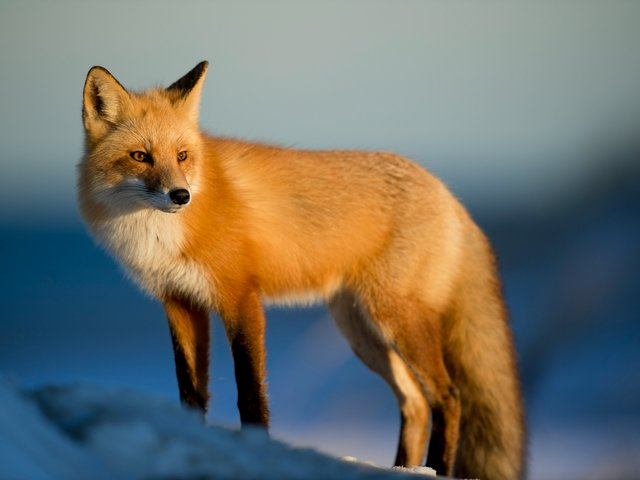
#> input picture linux/apps/pictures/picture-fox.jpg, 640 x 480 px
$ python share_reference.py ../linux/apps/pictures/picture-fox.jpg
#> lines starting #> are read from the running program, lines starting #| are printed output that depends on the picture; after the words box and inside, x2 and y2 are one past the last pixel; in counts of white or black regions, pixels touching at a corner belong together
"""The display stream players send each other (docs/share.md), as a model in numpy.

  python tools/share_reference.py PICTURE.png [--out FOLDER]
  python tools/share_reference.py PICTURE.png --atlas ATLAS.bin [--cells MIP3.raw]   # against Unity's encoder
  python tools/share_reference.py PICTURE.png --store STORE.bin --decoded SHOWN.png  # and its decoder

Codes a picture the way ShareEncode.shader does and draws the bytes the way
ShareDecode.shader does. Prints what each step costs and how close the picture is after
it; --out writes those pictures.

The unit is a cell of 8x8 pixels, and no cell needs another: what moves beside a cell
never touches it. A 32x32 quarter (16 cells) is what a record is about, with a bit a cell
saying which of its cells the record holds.
  coarse    of a quarter: two colours of the palette (the nearest to the means of its cells
            darker and lighter than their mean) and a bit a cell saying which. 4 bytes.
            What a picture that keeps moving is seen as
  palette   256 colours (5:6:5) fitted to the cells that are moving, a step of k-means a
            capture; an entry travels when it changes
  sharp     of a cell that has stopped changing: an 8x8 DCT of Y (less grey) and the means
            of Cb and Cr, at most 64 bytes: its length, a bit saying Y has more than a
            mean, the three means, then Y's block
  bitmap    of a quarter of one or two colours, instead of all of that. When it is that
            only with colours told apart at 4 bits a channel, its shape is exact and its
            colours are not, and its cells follow sharp when there is room:
              F   one colour (5:6:5)
              T   two colours, a bit a 4x4 cell saying "mixed", a bit saying which colour
                  an unmixed cell is, then 16 bits a mixed cell
              B   two bits an 8x8 block: one colour (2 bytes), two and 64 bits (12), or four
                  4x4 cells of two colours and 16 bits each (24): only when that is exact
A DCT block: its length, a bit a group of 8 coefficients (zigzag order) that has any, a byte
of bits for each such group, a byte a coefficient that is not 0.
"""
import argparse
import os

import numpy as np
from PIL import Image

QCOLS, QROWS = 40, 24          # quarters in the atlas' numbering
QUARTERS = QCOLS * QROWS
ROW = 1024                     # bytes of a row: a quarter's row, and from row 960 its cells' row
AT_COARSE, AT_EXACT = 8, 16    # in a quarter's row
SLOT = 64                      # bytes of a cell in the cells' row
CODE_F, CODE_T, CODE_B = 3, 4, 5
NAMES = {CODE_F: 'one colour', CODE_T: 'two colours', CODE_B: 'blocks', 0: 'cells'}
ROUGH = 128                    # in the encoder's kind byte: colours told apart at 4 bits a channel
PALETTE = 256
PALETTE_ROW, STORE_PALETTE_ROW = 1927, 1920   # the palette's row in the atlas and in the store
MOVE, SEED_AT = 4, 16          # levels: an entry moves to its cells' mean when that is further
#                                than MOVE; one without cells takes a cell further than SEED_AT from its entry
KEEP_Y, KEEP_C = 50, 1         # coefficients (zigzag order) a cell's blocks may have

Q_LUMA = np.full((8, 8), 24)   # one step for every coefficient: fine detail is what is wanted
Q_CHROMA = np.array([17, 18, 24, 47, 99, 99, 99, 99, 18, 21, 26, 66, 99, 99, 99, 99, 24, 26, 56, 99, 99, 99, 99, 99,
                     47, 66, 99, 99, 99, 99, 99, 99] + [99] * 32).reshape(8, 8)


def zigzag():
    order = []
    for s in range(15):
        for v in (range(s + 1) if s % 2 else range(s, -1, -1)):
            if s - v < 8 and v < 8:
                order.append((v, s - v))
    return order


ZIGZAG = zigzag()              # (v, u): row, column
BASIS = np.array([[np.cos((2 * x + 1) * u * np.pi / 16) for x in range(8)] for u in range(8)])
ALPHA = np.array([np.sqrt(0.5)] + [1.0] * 7)
WEIGHT = np.outer([1, 2, 2, 2, 2, 2, 2, 2], [1, 2, 2, 2, 2, 2, 2, 2])


def steps(chroma):
    """Quantiser steps [v, u] in the transform's own units (a mean is 1 a level)."""
    s = (Q_CHROMA if chroma else Q_LUMA) / (16 * np.outer(ALPHA, ALPHA))
    s[0, 0] = 1
    return s


def mips(picture, count=3):
    """The capture and its mipmaps, each rounded to bytes as a render target stores them."""
    out = [picture.astype(np.float64)]
    for _ in range(count):
        p = out[-1]
        p = (p[0::2, 0::2] + p[1::2, 0::2] + p[0::2, 1::2] + p[1::2, 1::2]) / 4
        out.append(np.floor(p + 0.5))
    return out


def ycc(rgb):
    r, g, b = rgb[..., 0], rgb[..., 1], rgb[..., 2]
    y = 0.299 * r + 0.587 * g + 0.114 * b
    return np.stack([y, 128 + 0.564 * (b - y), 128 + 0.713 * (r - y)], axis=-1)


def rgb_of(y, cb, cr):
    r = y + 1.402 * (cr - 128)
    b = y + 1.772 * (cb - 128)
    g = (y - 0.299 * r - 0.114 * b) / 0.587
    return np.clip(np.stack([r, g, b], axis=-1), 0, 255)


def stored(plane):
    """As a render target of bytes keeps it."""
    return np.clip(np.floor(plane + 0.5), 0, 255)


# [19 lines left out: function enlarge, not called in this run]


def quantise(plane, chroma, keep):
    """[H/8, W/8, 64] integers in zigzag order, -127..127; none beyond the first `keep`."""
    h, w = plane.shape
    b = plane.reshape(h // 8, 8, w // 8, 8).transpose(0, 2, 1, 3)
    c = np.einsum('vy,ijyx,ux->ijvu', BASIS, b, BASIS) / 64
    q = np.clip(np.floor(c / steps(chroma) + 0.5), -127, 127)
    out = np.stack([q[..., v, u] for v, u in ZIGZAG], axis=-1).astype(np.int32)
    out[..., keep:] = 0
    return out


def restore(q, chroma):
    """The plane [H, W] those integers stand for."""
    c = np.zeros(q.shape[:2] + (8, 8))
    s = steps(chroma) * WEIGHT
    for k, (v, u) in enumerate(ZIGZAG):
        c[..., v, u] = q[..., k] * s[v, u]
    by, bx = q.shape[:2]
    return np.einsum('vy,ijvu,ux->ijyx', BASIS, c, BASIS).transpose(0, 2, 1, 3).reshape(by * 8, bx * 8)


def block_bytes(q):
    """A block's bytes from its 64 integers; nothing when they are all 0."""
    groups, maps, values = 0, [], []
    for g in range(8):
        bits = 0
        for j in range(8):
            if q[g * 8 + j]:
                bits |= 1 << j
                values.append(int(q[g * 8 + j]) & 255)
        if bits:
            groups |= 1 << g
            maps.append(bits)
    return bytes([2 + len(maps) + len(values), groups] + maps + values) if values else b''


# [12 lines left out: function scale_bytes, not called in this run]


def scale_blocks(data, count):
    """The integers [count, 64] a scale's bytes hold."""
    out = np.zeros((count, 64), np.int32)
    at = (count + 7) // 8
    for i in range(count):
        if not data[i // 8] >> i % 8 & 1:
            continue
        groups, maps = data[at + 1], at + 2
        values = maps + bin(groups).count('1')
        for g in range(8):
            if groups >> g & 1:
                for j in range(8):
                    if data[maps] >> j & 1:
                        out[i, g * 8 + j] = data[values] - 256 if data[values] > 127 else data[values]
                        values += 1
                maps += 1
        at += data[at]
    return out


def pack444(rgb):
    """As pack565, of the colour's nearest at 4 bits a channel: colours that close count as one."""
    r, g, b = (np.floor(rgb[..., i] / 255 * 15 + 0.5).astype(np.int32) for i in range(3))
    return (r << 1 | r >> 3) << 11 | (g << 2 | g >> 2) << 5 | (b << 1 | b >> 3)


def pack565(rgb):
    r = np.floor(rgb[..., 0] / 255 * 31 + 0.5).astype(np.int32)
    g = np.floor(rgb[..., 1] / 255 * 63 + 0.5).astype(np.int32)
    b = np.floor(rgb[..., 2] / 255 * 31 + 0.5).astype(np.int32)
    return r << 11 | g << 5 | b


def unpack565(v):
    v = np.asarray(v)
    return np.stack([(v >> 11) / 31 * 255, ((v >> 5) & 63) / 63 * 255, (v & 31) / 31 * 255], axis=-1)


def le16(v):
    return bytes([int(v) & 255, int(v) >> 8 & 255])


def bits(which):
    return sum(1 << i for i, b in enumerate(which) if b)


def two_exact(packed):
    """5:6:5 values of no more than two colours: (lowest, highest, which are the highest)."""
    low, high = int(packed.min()), int(packed.max())
    if ((packed == low) | (packed == high)).all():
        return low, high, packed == high
    return None


def exact_bytes(px, coarsely=False):
    """(code, bytes) of a 32x32 quarter that can be sent as a bitmap, else None. coarsely:
    with its colours told apart at 4 bits a channel only."""
    packed = (pack444 if coarsely else pack565)(px)
    whole = two_exact(packed.reshape(1024))
    if whole and whole[0] == whole[1]:
        return CODE_F, le16(whole[0]) + b'\0\0'
    if whole:
        which = whole[2].reshape(32, 32)
        mixed, value, masks = 0, 0, b''
        for i in range(64):
            cell = which[i // 8 * 4:i // 8 * 4 + 4, i % 8 * 4:i % 8 * 4 + 4].reshape(16)
            if cell.all():
                value |= 1 << i
            elif cell.any():
                mixed |= 1 << i
                masks += le16(bits(cell))
        data = le16(whole[0]) + le16(whole[1]) + mixed.to_bytes(8, 'little') + value.to_bytes(8, 'little') + masks
        return CODE_T, data + b'\0' * (-len(data) % 4)
    kinds, body = 0, b''
    for i in range(16):
        block = packed[i // 4 * 8:i // 4 * 8 + 8, i % 4 * 8:i % 4 * 8 + 8]
        t = two_exact(block.reshape(64))
        if t and t[0] == t[1]:
            body += le16(t[0])
        elif t:
            kinds |= 1 << 2 * i
            body += le16(t[0]) + le16(t[1]) + bits(t[2]).to_bytes(8, 'little')
        else:
            kinds |= 2 << 2 * i
            for c in range(4):
                t = two_exact(block[c // 2 * 4:c // 2 * 4 + 4, c % 2 * 4:c % 2 * 4 + 4].reshape(16))
                if not t:
                    return None
                body += le16(t[0]) + le16(t[1]) + le16(bits(t[2]))
    data = kinds.to_bytes(4, 'little') + body
    return CODE_B, data + b'\0' * (-len(data) % 4)


def colours(data, at):
    return unpack565(data[at] | data[at + 1] << 8), unpack565(data[at + 2] | data[at + 3] << 8)


def mask_picture(data, at, n, c0, c1):
    which = np.array([[data[at + (y * n + x) // 8] >> (y * n + x) % 8 & 1 for x in range(n)] for y in range(n)], bool)
    return np.where(which[..., None], c1, c0)


def exact_picture(code, data):
    """The 32x32 pixels an exact quarter's bytes stand for."""
    if code == CODE_F:
        return np.tile(unpack565(data[0] | data[1] << 8), (32, 32, 1))
    out = np.zeros((32, 32, 3))
    if code == CODE_T:
        c0, c1 = colours(data, 0)
        at = 20
        for i in range(64):
            y, x = i // 8 * 4, i % 8 * 4
            if data[4 + i // 8] >> i % 8 & 1:
                out[y:y + 4, x:x + 4] = mask_picture(data, at, 4, c0, c1)
                at += 2
            else:
                out[y:y + 4, x:x + 4] = c1 if data[12 + i // 8] >> i % 8 & 1 else c0
        return out
    at = 4
    for i in range(16):
        y, x = i // 4 * 8, i % 4 * 8
        kind = data[i // 4] >> 2 * (i % 4) & 3
        if kind == 0:
            out[y:y + 8, x:x + 8] = unpack565(data[at] | data[at + 1] << 8)
            at += 2
        elif kind == 1:
            out[y:y + 8, x:x + 8] = mask_picture(data, at + 4, 8, *colours(data, at))
            at += 12
        else:
            for c in range(4):
                cy, cx = y + c // 2 * 4, x + c % 2 * 4
                out[cy:cy + 4, cx:cx + 4] = mask_picture(data, at + 4, 4, *colours(data, at))
                at += 6
    return out


def nearest(colours, shades):
    """The palette entry nearest each colour (the lowest of equals), and how far it is in the
    channel where it is furthest."""
    d = ((colours[..., None, :] - shades) ** 2).sum(axis=-1)
    which = d.argmin(axis=-1)
    return which, np.abs(colours - shades[which]).max(axis=-1)


def palette_step(palette, cells, counts, seed):
    """One capture's step of the palette (5:6:5 values) towards the cells that count: each
    entry goes to the mean of the cells nearest it, when that is further than MOVE; one
    with no cells takes the colour of a cell picked by a hash, if that cell is further than
    SEED_AT from its entry. Still pictures leave it alone."""
    shades = unpack565(palette)
    which, far = nearest(cells, shades)
    out = palette.copy()
    flat, count = cells.reshape(-1, 3), cells.shape[0] * cells.shape[1]
    for i in range(PALETTE):
        mine = counts & (which == i)
        if mine.any():
            new = pack565(cells[mine].mean(axis=0))
            if np.abs(unpack565(new) - shades[i]).max() > MOVE:
                out[i] = new
            continue
        h = (i * 2654435761 ^ seed * 40503) & 0xffffffff
        h ^= h >> 15
        h = h * 2246822519 & 0xffffffff
        h ^= h >> 13
        at = h % count
        if counts.reshape(-1)[at] and far.reshape(-1)[at] > SEED_AT:
            out[i] = pack565(flat[at])
    return out


def fitted(cells, steps=16):
    palette = np.zeros(PALETTE, np.int64)
    for seed in range(steps):
        palette = palette_step(palette, cells, np.ones(cells.shape[:2], bool), seed)
    return palette


# [4 lines left out: function palette_at, not called in this run]


def coarse_bytes(cells, shades):
    """A quarter's coarse bytes from its 16 cells' colours: the palette's nearest to the
    means of the darker and of the lighter, and a bit a cell."""
    luma = ycc(cells)[..., 0].reshape(16)
    lighter = luma > luma.mean() + 0.0255
    flat = cells.reshape(16, 3)
    low = flat[~lighter].mean(axis=0)
    high = flat[lighter].mean(axis=0) if lighter.any() else low
    which, _ = nearest(np.array([low, high]), shades)
    return bytes([int(which[0]), int(which[1]), bits(lighter) & 255, bits(lighter) >> 8])


def coarse_picture(data, shades):
    """The 32x32 pixels those bytes stand for."""
    high = data[2] | data[3] << 8
    cells = np.array([shades[data[1] if high >> c & 1 else data[0]] for c in range(16)]).reshape(4, 4, 3)
    return np.repeat(np.repeat(cells, 8, axis=0), 8, axis=1)


def cell_bytes(blocks):
    """A cell's sharp bytes from its Y, Cb, Cr integers: its length, a bit a channel that has
    more than a mean, the three means, then a block for each such channel (without its
    mean). A block that would end beyond the cell's 64 bytes is left out."""
    present, body = 0, b''
    for i, q in enumerate(blocks):
        rest = q.copy()
        rest[0] = 0
        part = block_bytes(rest)
        if part and 5 + len(body) + len(part) <= SLOT:
            present |= 1 << i
            body += part
    return bytes([5 + len(body), present] + [int(q[0]) & 255 for q in blocks]) + body


def cell_picture(data):
    """The 8x8 pixels a cell's sharp bytes stand for."""
    q = scale_blocks(data[1:2] + data[5:], 3)
    for i in range(3):
        q[i, 0] = data[2 + i] - 256 if data[2 + i] > 127 else data[2 + i]
    planes = [128 + restore(q[i].reshape(1, 1, 64), i > 0) for i in range(3)]
    return rgb_of(*planes)


class Encoded:
    """Everything the encoder makes of a picture: per quarter its exact (code, bytes) or
    None, its coarse bytes, and its 16 cells' sharp bytes."""

    def __init__(self, picture, palette=None, cells=None):
        self.rows, self.cols = picture.shape[0] // 32, picture.shape[1] // 32
        m = mips(picture, 3)
        if cells is not None:
            m[3] = cells   # the GPU's own mipmap: it rounds a level or two differently
        yc = ycc(m[0])
        # without one given: the palette sixteen captures of this picture would end with
        self.palette = fitted(m[3]) if palette is None else palette
        self.shades = unpack565(self.palette)
        q = [quantise(yc[..., i] - 128, i > 0, KEEP_C if i else KEEP_Y) for i in range(3)]
        self.exact, self.rough, self.coarse, self.cells = {}, {}, {}, {}
        for qy in range(self.rows):
            for qx in range(self.cols):
                px = picture[qy * 32:qy * 32 + 32, qx * 32:qx * 32 + 32]
                self.exact[qy, qx] = exact_bytes(px)
                # the same with colours told apart coarsely, for a quarter that is no bitmap as it is
                self.rough[qy, qx] = None if self.exact[qy, qx] else exact_bytes(px, True)
                self.coarse[qy, qx] = coarse_bytes(m[3][qy * 4:qy * 4 + 4, qx * 4:qx * 4 + 4], self.shades)
                self.cells[qy, qx] = [cell_bytes([q[i][qy * 4 + c // 4, qx * 4 + c % 4] for i in range(3)]) for c in range(16)]


class Received:
    """What a receiver shows: each cell is nothing, coarse or sharp; a quarter may be exact."""

    def __init__(self, rows, cols, palette):
        self.picture = np.zeros((rows * 32, cols * 32, 3))
        self.shades = unpack565(palette)

    def coarse(self, qy, qx, data, mask=0xffff):
        px = coarse_picture(data, self.shades)
        for c in range(16):
            if mask >> c & 1:
                y, x = qy * 32 + c // 4 * 8, qx * 32 + c % 4 * 8
                self.picture[y:y + 8, x:x + 8] = px[c // 4 * 8:c // 4 * 8 + 8, c % 4 * 8:c % 4 * 8 + 8]

    def sharp(self, qy, qx, c, data):
        y, x = qy * 32 + c // 4 * 8, qx * 32 + c % 4 * 8
        self.picture[y:y + 8, x:x + 8] = cell_picture(data)

    def exact(self, qy, qx, code, data):
        self.picture[qy * 32:qy * 32 + 32, qx * 32:qx * 32 + 32] = exact_picture(code, data)


def psnr(a, b):
    mse = ((a - b) ** 2).mean()
    return 99.0 if mse == 0 else 10 * np.log10(255 * 255 / mse)


def load(path):
    rgb = np.asarray(Image.open(path).convert('RGB')).astype(np.float64)
    h, w = rgb.shape[:2]
    padded = np.zeros(((h + 31) // 32 * 32, (w + 31) // 32 * 32, 3))
    padded[:h, :w] = rgb
    return padded, h, w


def save(picture, path):
    Image.fromarray(np.floor(np.clip(picture, 0, 255) + 0.5).astype(np.uint8)).save(path)


# [39 lines left out: functions from_store, against_atlas, not called in this run]


def main():
    ap = argparse.ArgumentParser()
    ap.add_argument('picture')
    ap.add_argument('--out')
    ap.add_argument('--atlas')
    ap.add_argument('--store')
    ap.add_argument('--decoded')
    ap.add_argument('--cells', help="mipmap 3 of Unity's capture (160 x 96 RGBA), for coarse bytes that match its own")
    a = ap.parse_args()
    picture, h, w = load(a.picture)
#> h = 480; w = 640
    name = os.path.splitext(os.path.basename(a.picture))[0]
    # coarse bytes are indices: against Unity's they are made with Unity's palette
    cells = np.fromfile(a.cells, np.uint8).reshape(96, 160, 4)[:picture.shape[0] // 8, :picture.shape[1] // 8, :3].astype(np.float64) if a.cells else None
    e = Encoded(picture, palette_at(np.fromfile(a.atlas, np.uint8), PALETTE_ROW) if a.atlas else None, cells)
#> after the loop in mips, `for _ in range(count):`:
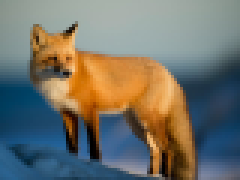
#> p: shape (60, 80, 3) float64 (shown 3 times larger); mean of channels 0, 1, 2 114.6, 114.7, 105.9; drawn as R, G, B
#> after the loop in mips, `for _ in range(count):`: out = 4 items
#> in ycc, `r, g, b = rgb[..., 0], rgb[..., 1], rgb[..., 2]`:
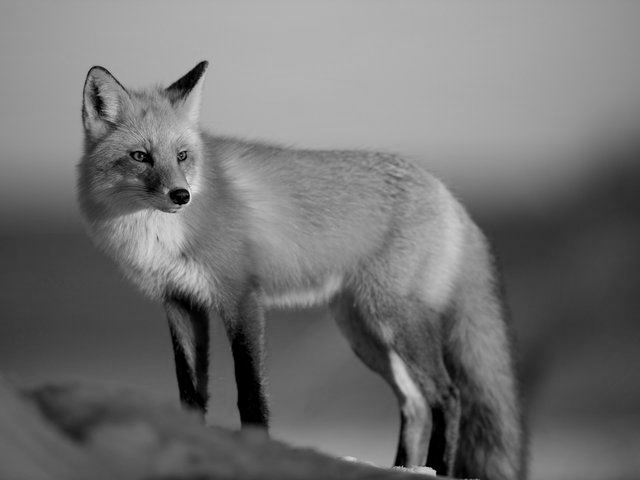
#> g: shape (480, 640) float64; min 0, max 238, mean 114.4
#> in ycc, `r, g, b = rgb[..., 0], rgb[..., 1], rgb[..., 2]`:
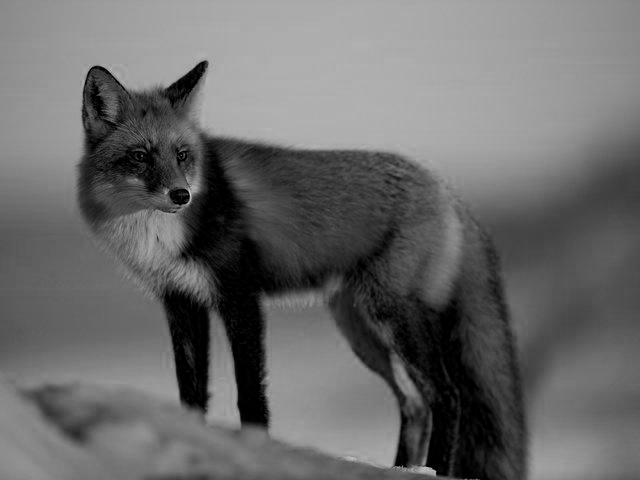
#> b: shape (480, 640) float64; min 0, max 208, mean 105.7
#> in ycc, `return np.stack([y, 128 + 0.564 * (b - y), 128 + 0.713 * (r - y)], axi..`:
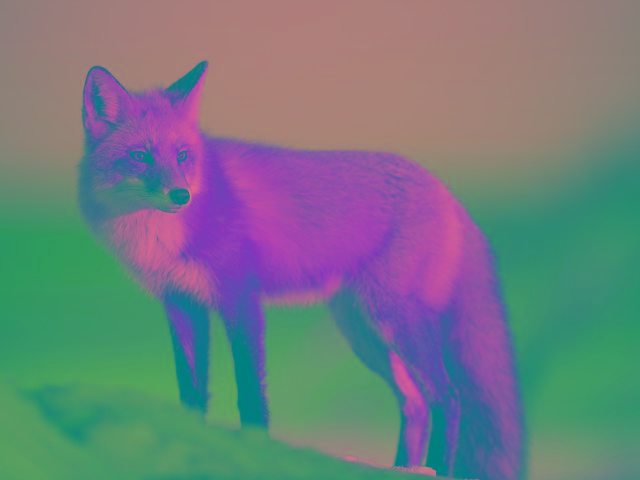
#> returned value: shape (480, 640, 3) float64; mean of channels 0, 1, 2 113.4, 123.6, 128.7; drawn as R, G, B
#> in fitted, `palette = np.zeros(PALETTE, np.int64)`: palette = 256 values from 0 to 0
#> the loop in fitted, `for seed in range(steps):` made 16 passes
#> count in palette_step on pass 1: 4800
#> pass 1, in palette_step, `which, far = nearest(cells, shades)`:
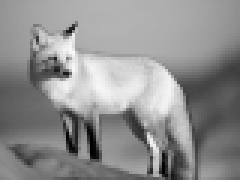
#> far: shape (60, 80) float64 (shown 3 times larger); min 1, max 249, mean 143.7
#> the loop in __init__, `for qy in range(self.rows):` made 15 passes
#> pass 1, in pack565 (call 3113), `r = np.floor(rgb[..., 0] / 255 * 31 + 0.5).astype(np.int32)`:
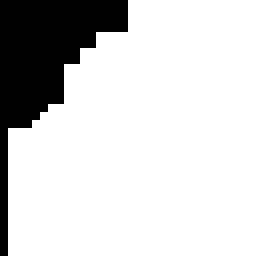
#> r: shape (32, 32) int32 (shown 8 times larger); values 16 (black) and 17 (white), 82.5% white; 1 black region, box (x1, y1, x2, y2) and area: (0, 0, 16, 32) 179
#> pass 1, in pack565 (call 3113), `g = np.floor(rgb[..., 1] / 255 * 63 + 0.5).astype(np.int32)`:
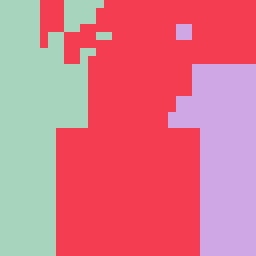
#> g: shape (32, 32) int32 (shown 8 times larger); 3 distinct labels, from 36 to 38; one colour per label, 0 black
    quarters = sorted(e.exact)
    print('%s: %d x %d, %d quarters, %d cells' % (name, w, h, len(quarters), 16 * len(quarters)))
#| picture-fox: 640 x 480, 300 quarters, 4800 cells
#> (the rest of the program and of its run is left out)
